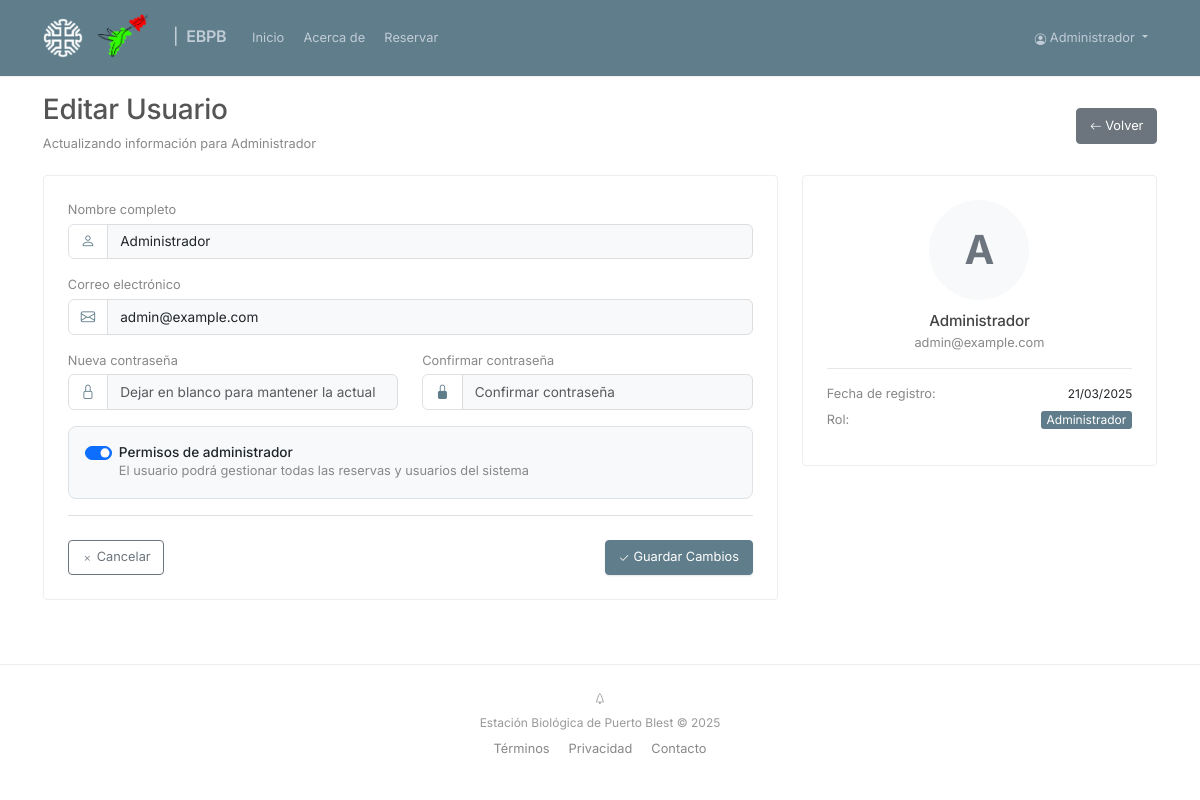
The app's page /admin/users/edit/1 (signed in) with its own data.
### app/models/user.py (models this page shows, shortened)
class User(db.Model, UserMixin):
    __tablename__ = 'users'
    id = db.Column(db.Integer, primary_key=True)
    email = db.Column(db.String(120), unique=True, nullable=False)
    password = db.Column(db.String(200), nullable=False)
    name = db.Column(db.String(100), nullable=False)
    is_admin = db.Column(db.Boolean, default=False)
    created_at = db.Column(db.DateTime, default=datetime.utcnow)

### app/controllers/admin.py (the view, shortened to what this page needs)
@admin_bp.route('/users/edit/<int:user_id>', methods=['GET', 'POST'])
@login_required
def edit_user(user_id):
    if not current_user.is_admin:
        flash('Acceso denegado. Necesitas permisos de administrador.', 'danger')
        return redirect(url_for('main.index'))
    user = User.query.get_or_404(user_id)
    return render_template('admin/user/edit.html', user=user)

### app/templates/admin/user/edit.html (shortened to what this page needs)
{% extends 'base.html' %}
{% block content %}
<div class="d-flex justify-content-between align-items-center mb-4">
    <div>
        <h2 class="h3">Editar Usuario</h2>
        <p class="text-muted">Actualizando información para {{ user.name }}</p>
    </div>
    <a href="{{ url_for('admin.manage_users') }}" class="btn btn-secondary">
        <i class="bi bi-arrow-left"></i> Volver
    </a>
</div>
<div class="row">
    <div class="col-lg-8">
        <div class="card">
            <div class="card-body p-4">
                <form method="POST" action="{{ url_for('admin.edit_user', user_id=user.id) }}">
                    <div class="row mb-4">
                        <div class="col-12">
                            <label for="name" class="form-label small text-muted">Nombre completo</label>
                            <div class="input-group">
                                <span class="input-group-text bg-transparent"><i class="bi bi-person"></i></span>
                                <input type="text" class="form-control" id="name" name="name" value="{{ user.name }}" required>
                            </div>
                        </div>
                    </div>
                    <div class="row mb-4">
                        <div class="col-12">
                            <label for="email" class="form-label small text-muted">Correo electrónico</label>
                            <div class="input-group">
                                <span class="input-group-text bg-transparent"><i class="bi bi-envelope"></i></span>
                                <input type="email" class="form-control" id="email" name="email" value="{{ user.email }}" required>
                            </div>
                        </div>
                    </div>
                    <div class="row mb-4">
                        <div class="col-md-6">
                            <label for="password" class="form-label small text-muted">Nueva contraseña</label>
                            <div class="input-group">
                                <span class="input-group-text bg-transparent"><i class="bi bi-lock"></i></span>
                                <input type="password" class="form-control" id="password" name="password" placeholder="Dejar en blanco para mantener la actual">
                            </div>
                        </div>
                        <div class="col-md-6">
                            <label for="confirm_password" class="form-label small text-muted">Confirmar contraseña</label>
                            <div class="input-group">
                                <span class="input-group-text bg-transparent"><i class="bi bi-lock-fill"></i></span>
                                <input type="password" class="form-control" id="confirm_password" name="confirm_password" placeholder="Confirmar contraseña">
                            </div>
                        </div>
                    </div>
                    <div class="mb-4 border rounded-3 p-3 bg-light">
                        <div class="form-check form-switch">
                            <input class="form-check-input" type="checkbox" role="switch" id="is_admin" name="is_admin" {{ 'checked' if user.is_admin else '' }}>
                            <label class="form-check-label" for="is_admin">
                                <strong>Permisos de administrador</strong>
                                <p class="text-muted small mb-0">El usuario podrá gestionar todas las reservas y usuarios del sistema</p>
                            </label>
                        </div>
                    </div>
                    <div class="d-flex justify-content-between border-top pt-4">
                        <a href="{{ url_for('admin.manage_users') }}" class="btn btn-outline-secondary">
                            <i class="bi bi-x"></i> Cancelar
                        </a>
                        <button type="submit" class="btn btn-primary">
                            <i class="bi bi-check2"></i> Guardar Cambios
                        </button>
                    </div>
                </form>
            </div>
        </div>
    </div>
    <div class="col-lg-4">
        <div class="card">
            <div class="card-body text-center p-4">
                <div class="avatar avatar-xl rounded-circle bg-light mx-auto mb-3 d-flex align-items-center justify-content-center" style="height: 100px; width: 100px;">
                    <span class="display-6 fw-bold text-secondary">{{ user.name[0]|upper }}</span>
                </div>
                <h5 class="mb-1">{{ user.name }}</h5>
                <p class="text-muted">{{ user.email }}</p>
                <hr class="my-3">
                <div class="d-flex justify-content-between align-items-center mb-2">
                    <span class="text-muted small">Fecha de registro:</span>
                    <span class="small">{{ user.created_at.strftime('%d/%m/%Y') }}</span>
                </div>
                <div class="d-flex justify-content-between align-items-center mb-3">
                    <span class="text-muted small">Rol:</span>
                    <span class="badge {{ 'bg-primary' if user.is_admin else 'bg-secondary' }}">
                        {{ 'Administrador' if user.is_admin else 'Usuario' }}
                    </span>
                </div>
            </div>
        </div>
    </div>
</div>
{% endblock %}
{% block extra_css %}
<link rel="stylesheet" href="https://cdn.jsdelivr.net/npm/bootstrap-icons@1.5.0/font/bootstrap-icons.css">
{% endblock %}

### app/templates/base.html (shortened to what this page needs)
<!DOCTYPE html>
<html lang="es">
<head>
    <link href="https://cdn.jsdelivr.net/npm/bootstrap@5.3.0/dist/css/bootstrap.min.css" rel="stylesheet">
    <link rel="stylesheet" href="https://cdn.jsdelivr.net/npm/bootstrap-icons@1.8.0/font/bootstrap-icons.css">
    <link rel="stylesheet" href="{{ url_for('static', filename='css/style.css') }}">
    {% block extra_css %}{% endblock %}
</head>
<body>
    <nav class="navbar navbar-expand-lg navbar-light bg-white">
        <div class="container">
            <a class="navbar-brand" href="{{ url_for('main.index') }}">
                <img src="{{ url_for('static', filename='img/logo5.png') }}" alt="CRUB Logo" height="40" class="me-2">
                <img src="{{ url_for('static', filename='img/logo_ebpb.png') }}" alt="CRUB Logo" height="50" class="me-2">
                <span class="fw-medium separator-symbol">|&nbsp</span>
                 EBPB
            </a>
            <div class="collapse navbar-collapse" id="navbarNav">
                <ul class="navbar-nav me-auto">
                    <li class="nav-item">
                        <a class="nav-link" href="{{ url_for('main.index') }}">
                             Inicio
                        </a>
                    </li>
                    <li class="nav-item">
                        <a class="nav-link" href="{{ url_for('main.about') }}">
                             Acerca de
                        </a>
                    </li>
                    <li class="nav-item">
                        <a class="nav-link" href="{{ url_for('form.reservation_form') }}">
                             Reservar
                        </a>
                    </li>
                </ul>                <ul class="navbar-nav">
                    {% if current_user.is_authenticated %}
                    <li class="nav-item dropdown">
                        <a class="nav-link dropdown-toggle" href="#" role="button" data-bs-toggle="dropdown">
                            <i class="bi bi-person-circle"></i> {{ current_user.name }}
                        </a>
                    </li>
                    {% else %}
                    <li class="nav-item">
                        <a class="nav-link" href="{{ url_for('auth.login') }}">
                             Iniciar Sesión
                        </a>
                    </li>
                    {% endif %}
                </ul>
            </div>
        </div>
    </nav>    <div class="container mt-4">
        {% block content %}{% endblock %}
    </div>
    <footer class="footer mt-5 py-4">
        <div class="container text-center">
            <div class="mb-2">
                <i class="bi bi-tree"></i>
            </div>
            <span>Estación Biológica de Puerto Blest &copy; {{ now.year }}</span>
            <div class="mt-2 small">
                <a href="#" class="text-decoration-none text-muted mx-2">Términos</a>
                <a href="#" class="text-decoration-none text-muted mx-2">Privacidad</a>
                <a href="#" class="text-decoration-none text-muted mx-2">Contacto</a>
            </div>
        </div>
    </footer>    <script src="https://cdn.jsdelivr.net/npm/bootstrap@5.3.0/dist/js/bootstrap.bundle.min.js"></script>
</body>
</html>

### app/static/css/style.css (style rules this page uses)
body { font-family: 'Inter', 'Segoe UI', -apple-system, BlinkMacSystemFont, sans-serif; background-color: #fff; color: #555; line-height: 1.4; font-size: 0.85rem; }
.navbar { box-shadow: none; padding: 0.5rem 0.8rem; background-color: #607d8b !important; border-bottom: 1px solid #f0f0f0; }
.navbar-brand { font-weight: 600; font-size: 1rem; letter-spacing: -0.2px; color: #c0ccd6 !important; }
.nav-link { font-weight: 400; color: #c0ccd6; padding: 0.3rem 0.5rem; margin: 0 0.1rem; border-radius: 3px; font-size: 0.8rem; }
.footer { margin-top: 1.5rem; padding: 0.8rem 0; border-top: 1px solid #eee; color: #999; font-size: 0.75rem; }
.card { border: 1px solid #eee; border-radius: 4px; box-shadow: none; margin-bottom: 1rem; transition: all 0.15s ease-in-out; }
.card-body { padding: 0.8rem; }
.btn { border-radius: 4px; font-weight: 400; padding: 0.4rem 0.8rem; transition: all 0.15s ease; font-size: 0.8rem; }
.btn-primary { background-color: #607d8b; border-color: #607d8b; box-shadow: none; }
.badge { font-weight: 400; padding: 0.25em 0.5em; border-radius: 3px; font-size: 0.75rem; }
.badge.bg-primary { background-color: #607d8b !important; }
.input-group-text { color: #607d8b; }
.form-control, .form-select { font-size: 0.85rem; background-color: #f8f9fa; border-color: #ddd; }
.form-label { font-size: 0.75rem; margin-bottom: 0.3rem; color: #607d8b; }
h1, h2, h3, h4, h5, h6 { letter-spacing: -0.01em; color: #444; font-weight: 500; }
h2 { font-size: 1.4rem; }
h5 { font-size: 0.95rem; }
.text-muted { color: #888 !important; font-size: 0.8rem; }
.bg-light { background-color: #f8f9fa !important; }
.bi { vertical-align: -0.125em; }
hr { opacity: 0.1; margin: 1.5rem 0; }
.container { padding: 0 0.8rem; }
.mb-4 { margin-bottom: 1rem !important; }
.mb-3 { margin-bottom: 0.75rem !important; }
.mt-4 { margin-top: 1rem !important; }
p { margin-bottom: 0.4rem; }
strong { font-weight: 500; }
.bi { font-size: 90%; }
.form-control, .form-select, .btn, .input-group-text, .card, .alert, .date-entry, .participant-entry { transition: all 0.2s ease-in-out; }
.btn-primary { background-color: #607d8b; border-color: #607d8b; box-shadow: 0 1px 2px rgba(0, 0, 0, 0.1); }

### records on screen
User: name "Administrador", email "admin@example.com", name "A", created_at "21/03/2025", is_admin "Administrador"
